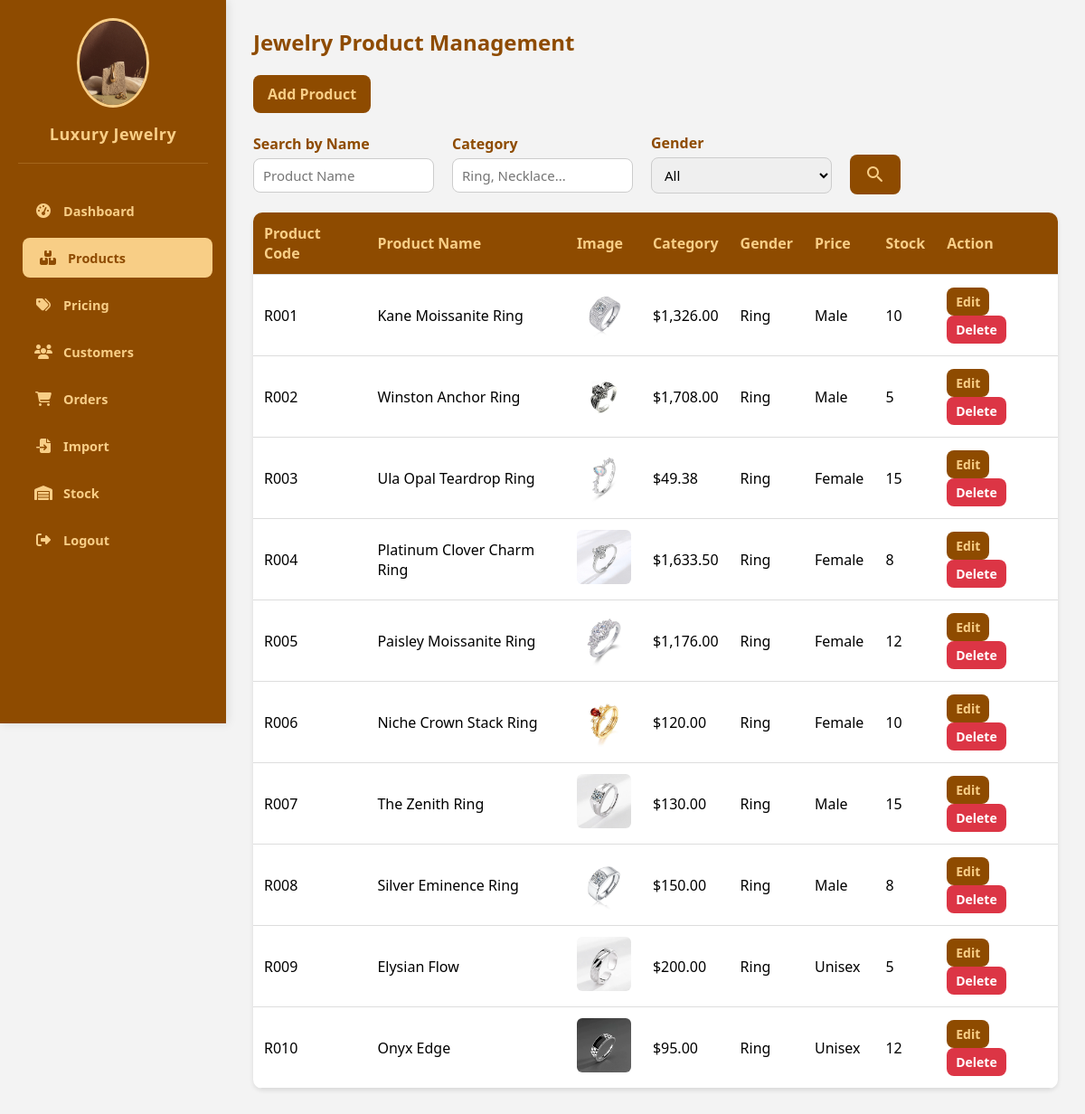
Screenshot of /admin/product_management.php with the database file from the repository.
### tables this page shows
CREATE TABLE `products` (
  `id` varchar(50) NOT NULL,
  `name` varchar(255) DEFAULT NULL,
  `price` decimal(15,2) DEFAULT NULL,
  `image` varchar(255) DEFAULT NULL,
  `cost_price` decimal(15,2) DEFAULT 0.00,
  `profit_percent` int(11) DEFAULT 0,
  `stock` int(11) DEFAULT 0,
  `category` varchar(100) DEFAULT NULL,
  `gender` varchar(20) DEFAULT NULL,
  PRIMARY KEY (`id`)
);

### admin/product_management.php (the view, shortened to what this page needs)
<?php
require_once '../config/config.php';
$limit = 10;
$page  = isset($_GET['page']) && is_numeric($_GET['page']) ? (int)$_GET['page'] : 1;
$start = ($page - 1) * $limit;
$search_name     = isset($_GET['product_name'])     ? trim($_GET['product_name'])     : '';
$search_category = isset($_GET['product_category']) ? trim($_GET['product_category']) : '';
$where_clause = "WHERE 1=1";
$sql    = "SELECT id AS code, name, image, price, stock, category, gender FROM products $where_clause ORDER BY id ASC LIMIT $start, $limit";
$result = $conn->query($sql);
$products = [];
if ($result && $result->num_rows > 0) {
    while ($row = $result->fetch_assoc()) {
        $products[] = $row;
    }
}
?>
<!DOCTYPE html>
<html lang="en">
<head>
  <link rel="stylesheet" href="admin_function.css">
  <link rel="stylesheet" href="https://cdnjs.cloudflare.com/ajax/libs/font-awesome/6.4.0/css/all.min.css">
</head>
<body>
<?php include 'sidebar_include.php'; ?>
  <div class="content">
    <section id="product-manage" class="section">
      <header><h1>Jewelry Product Management</h1></header>
      <div class="user-actions">
        <a href="add_product.php" class="btn">Add Product</a>
      </div>
      <form class="search-section" method="GET" action="product_management.php">
        <div class="search-group">
          <label class="search-label" for="product-name">Search by Name</label>
          <input type="text" id="product-name" name="product_name" class="search-input"
                 placeholder="Product Name" value="<?php echo htmlspecialchars($search_name); ?>">
        </div>
        <div class="search-group">
          <label class="search-label" for="product-category">Category</label>
          <input type="text" id="product-category" name="product_category" class="search-input"
                 placeholder="Ring, Necklace..." value="<?php echo htmlspecialchars($search_category); ?>">
        </div>
        <div class="search-group">
          <label class="search-label" for="product-gender">Gender</label>
          <select id="product-gender" name="product_gender" class="search-select">
            <option value="">All</option>
          </select>
        </div>
        <button type="submit" class="btn-search">
          <i class="material-icons-round">search</i>
        </button>
      </form>
      <div class="user-list">
        <table>
          <tr>
            <th>Product Code</th><th>Product Name</th><th>Image</th>
            <th>Category</th><th>Gender</th><th>Price</th><th>Stock</th><th>Action</th>
          </tr>
          <?php if (empty($products)): ?>
          <tr><td colspan="6" style="text-align:center;color:#888;padding:20px;">No products found.</td></tr>
          <?php else: ?>
          <?php foreach ($products as $p): ?>
          <tr>
            <td><?php echo htmlspecialchars($p['code']); ?></td>
            <td><?php echo htmlspecialchars($p['name']); ?></td>
            <td>
              <?php if (!empty($p['image'])): ?>
                <img src="../images/<?php echo htmlspecialchars($p['image']); ?>"
                     alt="<?php echo htmlspecialchars($p['name']); ?>"
                     class="product-img"
                     onerror="this.style.display='none';this.nextElementSibling.style.display='inline-flex';">
              <?php else: ?>
                <span class="no-image">No img</span>
              <?php endif; ?>
            </td>
            <td>$<?php echo number_format((float)$p['price'], 2, '.', ','); ?></td>
            <td><?php echo htmlspecialchars($p['category']); ?></td>
            <td><?php echo htmlspecialchars($p['gender']); ?></td>
            <td><?php echo htmlspecialchars($p['stock']); ?></td>
            <td>
              <a href="edit_product.php?code=<?php echo urlencode($p['code']); ?>" class="btn small">Edit</a>
              <form method="POST" action="product_management.php" style="display:inline;">
                 <button type="submit" class="btn small"
                         style="background:#dc3545;color:white;border:none;cursor:pointer;"
                         onclick="return confirm('Are you sure you want to delete this product?');">Delete</button>
              </form>
            </td>
          </tr>
          <?php endforeach; ?>
          <?php endif; ?>
        </table>
      </div>
    </section>
  </div>
</body>
</html>

### admin/admin_function.css (style rules this page uses)
* { margin: 0; padding: 0; box-sizing: border-box; font-family: "Segoe UI", sans-serif; }
body { display: flex; min-height: 100vh; background-color: #f3f3f3; }
.content { flex: 1; padding: 30px; margin-left: 250px; }
.section { display: none; animation: fadeIn 0.4s ease; }
.section:target, .section:first-of-type { display: block; }
header h1 { color: #8e4b00; margin-bottom: 20px; }
table { width: 100%; border-collapse: collapse; background: white; border-radius: 10px; overflow: hidden; box-shadow: 0 2px 5px rgba(0, 0, 0, 0.1); }
th, td { padding: 12px; text-align: left; border-bottom: 1px solid #ddd; }
th { background-color: #8e4b00; color: #f8ce86; }
.btn { display: inline-block; padding: 10px 16px; background-color: #8e4b00; color: #f8ce86; text-decoration: none; border-radius: 8px; font-weight: bold; text-align: center; transition: all 0.3s; border: none; }
.btn.small { padding: 6px 10px; font-size: 14px; }
.search-section { display: flex; align-items: center; gap: 20px; margin: 20px 0; flex-wrap: wrap; }
.search-group { display: flex; flex-direction: column; }
.search-label { font-weight: bold; color: #8e4b00; margin-bottom: 5px; }
.search-input, select { padding: 8px 10px; border: 1px solid #ccc; border-radius: 8px; width: 200px; font-size: 15px; transition: all 0.3s ease; }
.btn-search, .btn-reset { background-color: #8e4b00; color: #f8ce86; border: none; border-radius: 8px; padding: 10px 16px; cursor: pointer; transition: all 0.3s ease; display: flex; align-items: center; justify-content: center; margin-top: 26px; }

### admin/product_management.php (style rules this page uses)
.section { display: block !important; }
.product-img { border-radius: 6px; object-fit: cover; width: 60px; height: 60px; }

### rows the page displays
products: id "R001", name "Kane Moissanite Ring", image (picture), price "1,326.00", category "Ring", gender "Male", stock "10"
products: id "R002", name "Winston Anchor Ring", image (picture), price "1,708.00", category "Ring", gender "Male", stock "5"
products: id "R003", name "Ula Opal Teardrop Ring", image (picture), price "49.38", category "Ring", gender "Female", stock "15"
products: id "R004", name "Platinum Clover Charm Ring", image (picture), price "1,633.50", category "Ring", gender "Female", stock "8"
products: id "R005", name "Paisley Moissanite Ring", image (picture), price "1,176.00", category "Ring", gender "Female", stock "12"
products: id "R006", name "Niche Crown Stack Ring", image (picture), price "120.00", category "Ring", gender "Female", stock "10"
products: id "R007", name "The Zenith Ring", image (picture), price "130.00", category "Ring", gender "Male", stock "15"
products: id "R008", name "Silver Eminence Ring", image (picture), price "150.00", category "Ring", gender "Male", stock "8"
products: id "R009", name "Elysian Flow", image (picture), price "200.00", category "Ring", gender "Unisex", stock "5"
products: id "R010", name "Onyx Edge", image (picture), price "95.00", category "Ring", gender "Unisex", stock "12"
